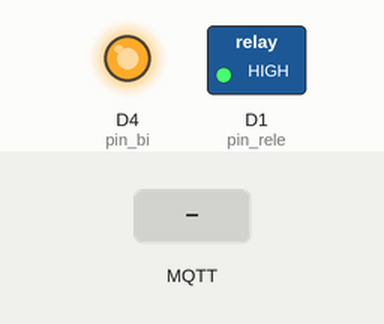
Recording of a sketch running on a simulated ESP8266 (NodeMCU). Parts: switched loads named in the sketch (green lamp = pin HIGH), output pins drawn as LEDs (lit = HIGH). Inputs (shaded band) come from the test bench. WiFi joins after 1.5 s; servers stay silent unless stated; no MQTT or app messages arrive unless stated; what the sketch prints to the serial monitor is not drawn.

Above: at 2.7 s.
2.8 s: MQTT message "1" arrives on the first subscribed topic
At 4.0 s:
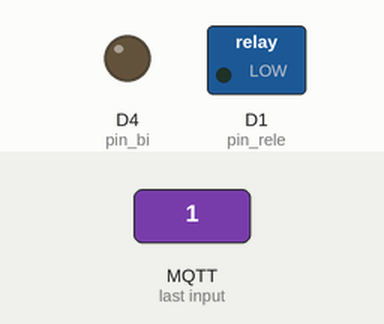
4.3 s: MQTT message "0" arrives on the first subscribed topic
At 5.4 s:
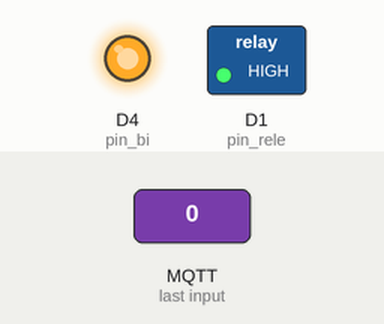
Timing chart, 0 to 7.3 s (numbered marks = the images above; inputs shaded):
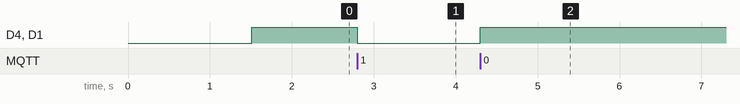

The sketch:

MosquittoOK.ino
```cpp
#include <ESP8266WiFi.h>
#include <PubSubClient.h>
#include "DHT.h"
#define DHTTYPE DHT22
#define BICHO "casa/3-in"
#define SALIDA "casa/3-out"
const char* ssid = "Bichoteca";
const char* password = "cucaracha";
const char* mqtt_server = "10.10.10.10";
int pin_rele = D1;
int pin_ht   = D3;
int pin_bi   = D4;
float h;
float t;
String res;
DHT dht(pin_ht, DHTTYPE);

WiFiClient espClient;
PubSubClient client(espClient);

void setup_wifi() {
  delay(10);
  Serial.print ("Conectando a "); Serial.println(ssid);
  WiFi.mode(WIFI_STA);
  WiFi.begin(ssid, password);
  while (WiFi.status() != WL_CONNECTED) { delay(500); Serial.print("."); }
  Serial.print("Conectado a la red WiFi con IP "); Serial.println(WiFi.localIP());
  }

void callback(char* topic, byte* payload, unsigned int length) {
  Serial.print("Mensaje recibido <"); Serial.print(topic); Serial.print("> ");
  for (int i = 0; i < length; i++) { Serial.print((char)payload[i]); }
  Serial.println();
  switch ((char)payload[0]) {
    case '0':                 // HIGH es apagar
      digitalWrite(pin_rele, HIGH);
      digitalWrite(pin_bi, HIGH);
      client.publish("outTopic", "Encendido");
      break;
    case '1':                 // LOW es encender
      digitalWrite(pin_rele, LOW);
      digitalWrite(pin_bi, LOW);
      client.publish("outTopic", "Apagado");
      break;
    case '2':
      h = dht.readHumidity();
      t = dht.readTemperature();
      if (isnan(h) || isnan(t)) { h=0; t=0; }
      Serial.print("H: "); Serial.print(h); Serial.print(" T: "); Serial.println(t);
      res = "T:" + (String)t + "H:" + (String)h;
      Serial.println("Publicando: " + res + "\n");
      delay(500);
      client.publish(SALIDA, (char*)res.c_str());
      delay(500);
      break;
    case '9':
      if (digitalRead(pin_rele) == 1)
        client.publish(SALIDA, "Apagado");
      else
        client.publish(SALIDA, "Encendido");
      break;
    }
}

void reconnect() {
  while (!client.connected()) {
    Serial.print("Intentando conectar con broker MQTT ... ");
    if (client.connect(BICHO)) {
      Serial.println("conectado");
      client.publish(SALIDA, "Aquí estoy");
      client.subscribe(BICHO);
    } else {
      Serial.print("Error de conexción con el broker MQTT, rc=");
      Serial.print(client.state());
      Serial.println(" reintento en 5 segundos");
      delay(5000);
    }
  }
}

void setup()
  {
  Serial.begin(115200);
  setup_wifi();
  client.setServer(mqtt_server, 1883);
  client.setCallback(callback);
  pinMode(pin_bi, OUTPUT);
  digitalWrite(pin_bi, HIGH);
  pinMode(pin_rele, OUTPUT);
  digitalWrite(pin_rele, HIGH);
  }

void loop()
  {
  if (!client.connected()) reconnect();
  client.loop();
  }
```

Measured:
- after the input at 2.8 s, D4 (pin_bi), D1 (pin_rele): HIGH → LOW at once
- after the input at 4.3 s, D4 (pin_bi), D1 (pin_rele): LOW → HIGH at once
